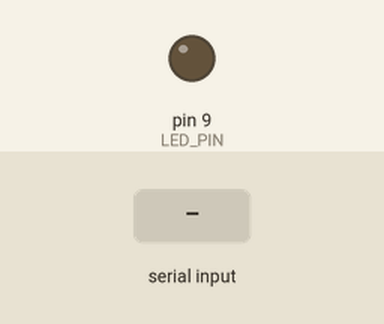
This sketch was run on a simulated Arduino Uno, built with avr-gcc and run on an emulated ATmega328P. Parts: output pins drawn as LEDs (lit = HIGH). The inputs (shaded band) are chosen by the test bench.

Above: at 1.2 s.
1.3 s: "l" received over Serial
At 2.5 s:
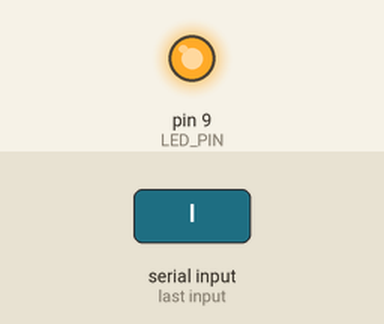
2.8 s: "s" received over Serial
At 3.8 s:
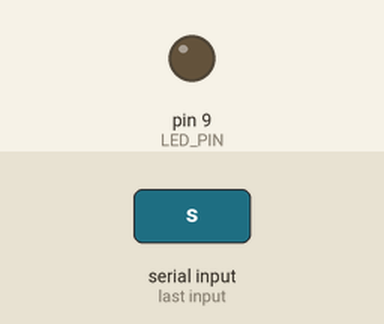
Timing chart, 0 to 5.8 s (numbered marks = the images above; inputs shaded):
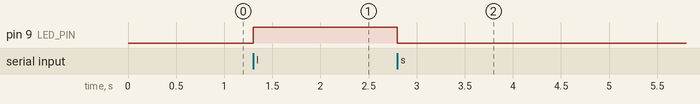

Measured:
- after the input at 1.3 s, pin 9 (LED_PIN): LOW → HIGH at once
- after the input at 2.8 s, pin 9 (LED_PIN): HIGH → LOW at once

The sketch:

ex7.ino
```cpp
#define LED_PIN 9
#define LIGHT_SENSOR A0
#define SOUND_SENSOR A1

void setup() {
  pinMode(LED_PIN, OUTPUT);
  Serial.begin(9600); // 初始化串口通信
}

void loop() {
  char receive;
  if (Serial.available()) {
    receive = Serial.read();
    if (receive == 's') { // 如果接收到字符 's'
      int value = analogRead(SOUND_SENSOR) * 255 / 1023;
      analogWrite(LED_PIN, value);
    } else if (receive == 'l') { // 如果接收到字符 'l'
      int value = 255 - analogRead(LIGHT_SENSOR) * 255 / 1023;
      analogWrite(LED_PIN, value);
    }
  }
}
```
